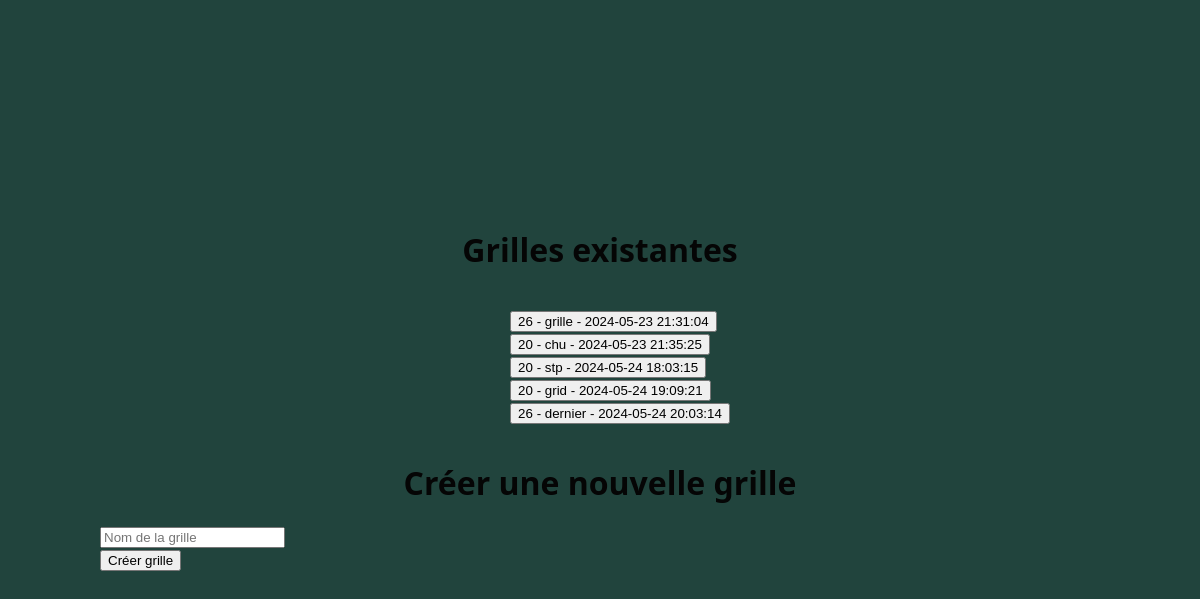
Page /php/liste_grille.php (signed in) on the committed database.
### tables this page shows
CREATE TABLE `grille` (
  `id_grille` int(11) NOT NULL,
  `id_compte` int(11) DEFAULT NULL,
  `date_creation` datetime NOT NULL DEFAULT current_timestamp(),
  `nom` varchar(50) NOT NULL,
  `createur` varchar(50) NOT NULL
);

### include/config.php (called while the page is built, shortened)
<?php
$host='localhost';
$user = "root";
$password = "";
$base = "projet";
$link = connexion_MySQLi_procedural($host, $user,$password,$base);
function connexion_MySQLi_procedural ($host, $user,$password,$base)
{
    $link = mysqli_connect($host,$user,$password,$base);
    mysqli_query($link,"SET NAMES 'utf8'");
    return $link;
}
if (!function_exists("GetSQL")) {
	function GetSQL($sql, &$tab)
		{
			global $link;
			$result = mysqli_query($link,$sql) or die($sql.'<br>'.mysqli_error($link)) ; $row = mysqli_fetch_array($result);
			$nbEnr = mysqli_num_rows($result);
                return $nbEnr;
        }
}
?>

### php/liste_grille.php (the view, shortened to what this page needs)
<?php
    include ("../include/config.php");
?>
<!DOCTYPE html>
<html lang="en">
<head>
</head>
<link href="../css/mise_en_forme.css" rel="stylesheet">
<body>
    <h1>Grilles existantes</h1>
    <?php
    $sql="select id_compte,nom,date_creation from `grille`";
    $grilles =[];
    GetSQL($sql,$grilles);
    ?>
    <ul>
        <?php
            if (count($grilles) > 0)
            {
                foreach($grilles as $grille)
                {
                    echo '<form method ="POST" action= "../php/grille.php">';
                    echo '<button type="submit" name="grille">' . htmlspecialchars($grille['id_compte']) . ' - ' . htmlspecialchars($grille['nom']) . ' - ' . htmlspecialchars($grille['date_creation']) . '</button>';
                    echo '</form>';
                }
            }
            else
            {
                echo 'Aucune grille existantes';
            }
        ?>
    </ul>
    <h1>Créer une nouvelle grille</h1>
    <div>
        <form method="POST">
            <input type="text" name="nom" placeholder="Nom de la grille">
            <br>
            <input type="submit" value="Créer grille">
            <br>
            <br>
        </form>
    </div>
</body>
</html>

### css/mise_en_forme.css (style rules this page uses)
body { width: 100vw; height: 100vh; margin: 0; font-family: 'Segoe UI', Tahoma, Geneva, Verdana, sans-serif; display: flex; flex-direction: column; align-items: center; justify-content: center; background-color: #21443d; background-size: cover; background-repeat: no-repeat; }
body > div { width: 1000px; display: flex; align-items: center; }
h1 { text-align: center; color: #050505; }

### rows in the picture
grille: id_compte "26", nom "grille", date_creation "2024-05-23 21:31:04"
grille: id_compte "20", nom "chu", date_creation "2024-05-23 21:35:25"
grille: id_compte "20", nom "stp", date_creation "2024-05-24 18:03:15"
grille: id_compte "20", nom "grid", date_creation "2024-05-24 19:09:21"
grille: id_compte "26", nom "dernier", date_creation "2024-05-24 20:03:14"
